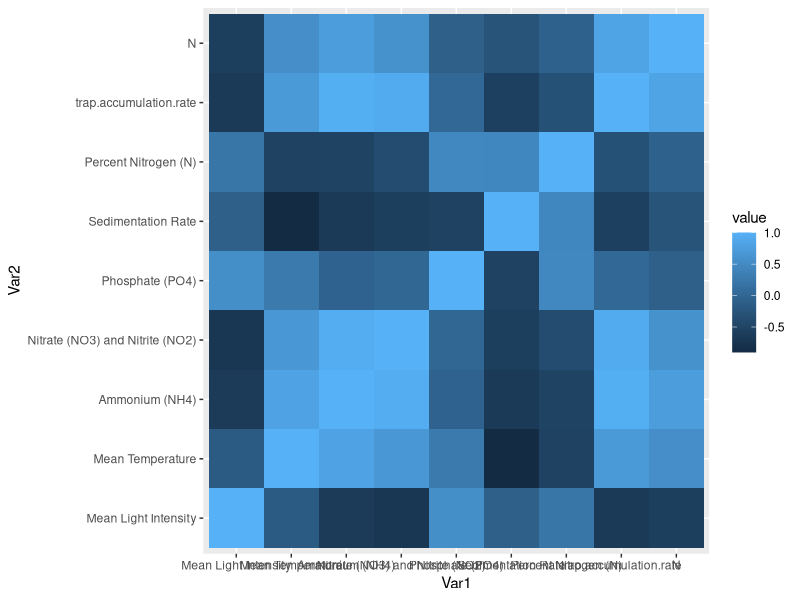

Write R code to recreate this figure. (Note: this script raises an error after producing the figure.)
##Using a correlation matrix to see general relationships with multiple plots between all parameters and data frames for environmental and physiological parameters
#correlation matrix is used to investigate the dependence between multiple variables at the same time. The result is a table containing the correlation coefficients between each variable and the others.

#clear dataframe
rm(list=ls())

##Install packages
# load packages
library(tidyverse)
library(reshape2)
library(corrplot)
library(here)

#set wd
here()

#load in data files for parameters
all.params.data <- read.csv("data/physio.environ.data.csv") 

#delete unnecessary columns from the new joined data sheet 
#could also use select to not hardcode, using a pipe to select specific environ variables
#or could make a vector with names and then call that to make a data frame
all.params.data <- all.params.data %>%
  dplyr::select(mean.L, mean.T, NH4, N.N, P, N.ST, N.AT, trap.accumulation.rate, N)

#rename various columns in data frame
names(all.params.data)[1] <- "Mean Light Intensity"
names(all.params.data)[2] <- "Mean Temperature"
names(all.params.data)[3] <- "Ammonium (NH4)"
names(all.params.data)[4] <- "Nitrate (NO3) and Nitrite (NO2)"
names(all.params.data)[5] <- "Phosphate (PO4)"
names(all.params.data)[6] <- "Sedimentation Rate"
names(all.params.data)[7] <- "Percent Nitrogen (N)"


#correlation matrix code for all params 
#compute the correltaion matrix (correlation values organized into data frame)
cormat <- round(cor(all.params.data),4)
head(cormat)

#melt the correlation matrix means it reassembles data frame to be more effective to complete corr matrix
#to long format
melted_cormat <- melt(cormat)
head(melted_cormat)

#visulaize the correlation matrix in general
ggplot(data = melted_cormat, aes(x=Var1, y=Var2, fill=value)) + 
  geom_tile()

#save general correlation matrix
ggsave(filename = "output/gen.correlation.matrix.png", device = "png", width = 20, height = 10)

# Get lower and upper triangle of the correlation matrix
#Note that, a correlation matrix has redundant information. We’ll use the functions below to set half of it to NA
get_lower_tri<-function(cormat){
  cormat[upper.tri(cormat)] <- NA
  return(cormat)
}
# Get upper triangle of the correlation matrix
get_upper_tri <- function(cormat){
  cormat[lower.tri(cormat)]<- NA
  return(cormat)
}

#apply upper tri calculation to graphc
upper_tri <- get_upper_tri(cormat)
upper_tri

#melt the correlation matrix
#melt the correlation data and drop the rows with NA values 
melted_cormat <- melt(upper_tri, na.rm = TRUE)

#heatmap of correlation matrix
#negative correlations are in purple color and positive correlations in red
#scale_fill_gradient2 is used with the argument limit = c(-1,1) as correlation coefficients range from -1 to 1
#coord_fixed() : this function ensures that one unit on the x-axis is the same length as one unit on the y-axis
ggplot(data = melted_cormat, aes(Var2, Var1, fill = value))+
  geom_tile(color = "white")+
  scale_fill_gradient2(low = "midnightblue", high = "firebrick4", mid = "white", 
                       midpoint = 0, limit = c(-1,1), space = "Lab", 
                       name="Pearson\nCorrelation") +
  theme_minimal()+ 
  theme(axis.text.x = element_text(angle = 45, vjust = 1, 
                                   size = 12, hjust = 1))+
  coord_fixed()


#reorder the correlation matrix according to the correlation coefficient
#useful to identify the hidden pattern in the matrix
#hclust for hierarchical clustering order is used 
#helper function to reorder correlation matrix
reorder_cormat <- function(cormat){
  
  #use correlation between variables as distance
  dd <- as.dist((1-cormat)/2)
  hc <- hclust(dd)
  cormat <-cormat[hc$order, hc$order]
}

#reorder the correlation data visualiztaion
cormat <- reorder_cormat(cormat)
upper_tri <- get_upper_tri(cormat)

#melt the correlation matrix
melted_cormat <- melt(upper_tri, na.rm = TRUE)

# Create a ggheatmap with basic characteristics, etc. 
ggheatmap <- ggplot(melted_cormat, aes(Var2, Var1, fill = value))+
  geom_tile(color = "white")+
  scale_fill_gradient2(low = "steelblue", mid = "white", high = "darkred", 
                       midpoint = 0, limit = c(-1,1), space = "Lab", 
                       name="Pearson\nCorrelation") +
  theme_minimal()+ # minimal theme
  theme(axis.text.x = element_text(angle = 45, vjust = 1, 
                                   size = 12, hjust = 1))+
  coord_fixed()

# Print the heatmap
print(ggheatmap)

#add correlation coefficients to the heatmap
#geom_text() to add the correlation coefficients on the graph
#guides() to change the position of the legend title
#if else statement in melted data frame to quotes of black and white to adjust text color 
ggheatmap + 
  geom_text(aes(Var2, Var1, label = value), color = "black", size = 6) +
  theme(axis.title.x = element_blank(),
        axis.title.y = element_blank(),
        axis.text.x = element_text(size = 18, face="bold", color="black"),
        axis.text.y = element_text(size = 18, face="bold", color="black"),
        panel.grid.major = element_blank(),
        panel.border = element_blank(),
        panel.background = element_blank(),
        axis.ticks = element_blank(),
        legend.justification = c(1, 0),
        legend.text = element_text(size = 20, face="bold", color="black"),
        legend.position = c(0.48, 0.75),
        legend.direction = "horizontal") +
  guides(fill = guide_colorbar(barwidth = 12, barheight = 2, 
                               title.position = "top", title.hjust = 0.5, title.vjust = 1.0))

ggsave(filename = "output/final.correlation.matrix.png", device = "png", width = 10, height = 10)





